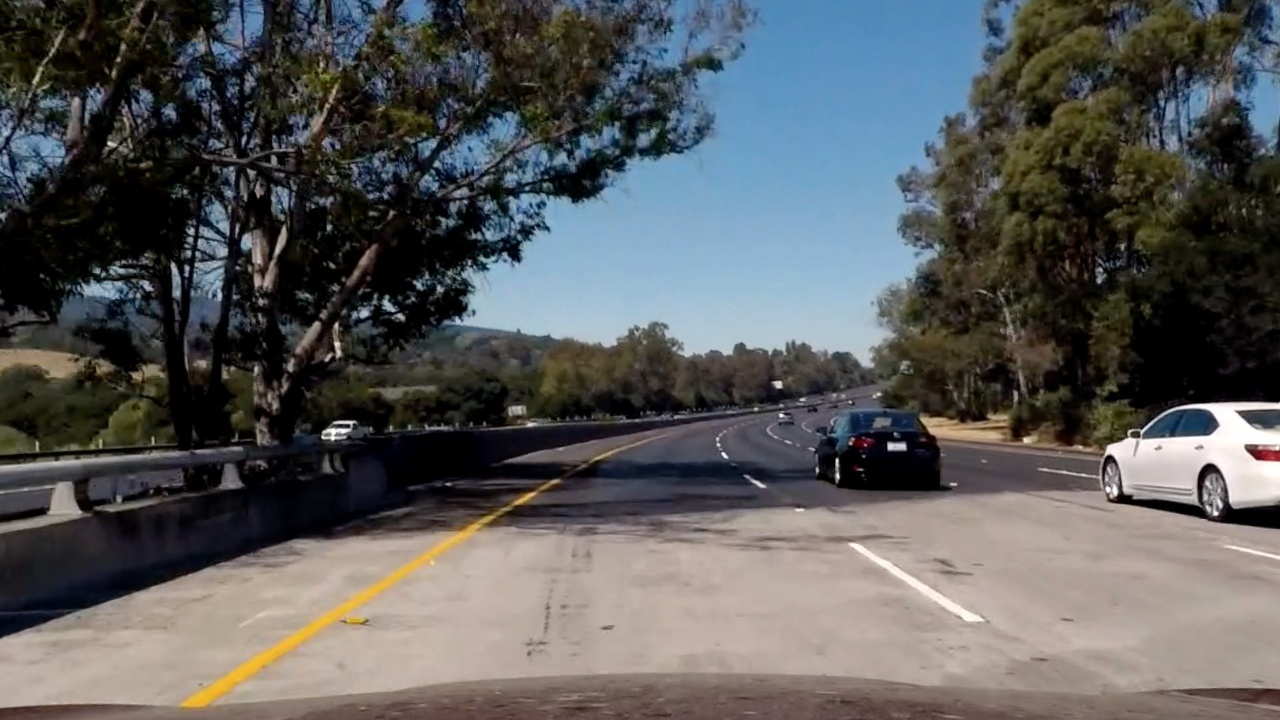
#> input picture P02_AdvancedLaneLines/input/exercise_images/bridge_shadow.jpg, 1280 x 720 px
$ python main.py   (older library calls are emulated)
#> lines starting #> are read from the running program, lines starting #| are printed output that depends on the picture
### P02_AdvancedLaneLines/src/preprocess_helpers.py
import numpy as np
import cv2
import matplotlib.pyplot as plt
import matplotlib.image as mpimg
from globals import *

# image = mpimg.imread('../input/exercise_images/signs_vehicles_xygrad.png')
image = mpimg.imread('../input/exercise_images/bridge_shadow.jpg')
#> image is the input picture: shape (720, 1280, 3); mean R, G, B 89.7, 90.6, 90.8


# [255 lines left out: functions multichannel_canny, abs_sobel_thresh, mag_thresh, dir_threshold, bin_logical_or, bin_count and 4 more, not called in this run]


def get_perspective_transform(persp_path, persp_ref_points, show_dbg=False):  # added one image to the left and right
    print("Calculating perspective matrix...", end=" ")
    image = mpimg.imread(persp_path)
    height1 = image.shape[0] - 1
    width = image.shape[1]

    extended_image = True  # set to True to calc. with one added image to the left and right
    if extended_image:
        offset = width
        offsets = np.array(([[offset, 0.]] * 4), dtype=np.float32)
        persp_ref_points += offsets
        if show_dbg:
            image = extend(image)

    left, right = persp_ref_points[0][0], persp_ref_points[3][0]
    dst = np.float32([[left, height1], [left, 0], [right, 0], [right, height1]]).reshape(4, 2)
    M = cv2.getPerspectiveTransform(persp_ref_points, dst)
    Minv = cv2.getPerspectiveTransform(dst, persp_ref_points)

    if show_dbg:
        plt.imshow(image)
        plt.title('Perspective transform source points')
        plt.plot(persp_ref_points[0][0], persp_ref_points[0][1], '.')
        plt.plot(persp_ref_points[1][0], persp_ref_points[1][1], '.')
        plt.plot(persp_ref_points[2][0], persp_ref_points[2][1], '.')
        plt.plot(persp_ref_points[3][0], persp_ref_points[3][1], '.')
        plt.show()

    print("done.")
    return M, Minv


# [237 lines left out: functions warp, find_lane_pixels_sliding_window, find_lane_pixels_around_poly, fit_polynomial, draw_polys_inplace, measure_radius_m, not called in this run]

def extend(img, show_dbg=False):
    """Don't forget to modify crop_ref!"""
    left = np.zeros_like(img)
    right = np.zeros_like(img)
    combined = np.hstack((left, img, right))
    if show_dbg:
        plt.imshow(combined)
        plt.show()
    return combined

# [42 lines left out: functions crop_ref, crop_left_third, img_add_border, bin_add_border, not called in this run]

### P02_AdvancedLaneLines/src/camera.py
from preprocess_helpers import *
import numpy as np
import cv2
import glob
import matplotlib.pyplot as plt
import os


class Camera:

    def __init__(self, images_path, pattern_size, persp_path, persp_ref_points, save_path=None, show_dbg=False):
        self.matrix = None
        self.distortion_coeffs = None
        self.perspective_matrix = None

        # Try to load the matrix and distortion_coeffs from file.
        if save_path:
            success = self.load(save_path)
            if success:
                print('WARNING: calibration data is loaded from a file. Delete the file and run again to force a recalibration:', save_path)
                return

        # If failed to load: generate and save
        self.calibrate(images_path, pattern_size, show_dbg and False)
        self.perspective_matrix, self.perspective_inv_matrix = get_perspective_transform(persp_path, persp_ref_points, show_dbg and True)
        self.save(save_path)

    def save(self, path):
        """Saves the camera matrix and distortion coefficients to the file."""
        print('Saving to file:', path, end=" ")
        file = cv2.FileStorage(path, cv2.FILE_STORAGE_WRITE)
        file.write("mtx", self.matrix)
        file.write("dist", self.distortion_coeffs)
        file.write("persp", self.perspective_matrix)
        file.write("persp_inv", self.perspective_inv_matrix)
        file.release()
        print('done.')

    def load(self, path):
        """Loads the camera matrix and distortion coefficients from the file."""
        print('Loading from file:', path, end=" ")
        if os.path.exists(path):
            file = cv2.FileStorage(path, cv2.FILE_STORAGE_READ)
            self.matrix = file.getNode("mtx").mat()
            self.distortion_coeffs = file.getNode("dist").mat()
            self.perspective_matrix = file.getNode("persp").mat()
            self.perspective_inv_matrix = file.getNode("persp_inv").mat()
            file.release()
            print('done.')
            return True
        else:
            print("failed. File doesn't exist, calibration is needed.")
            return False

    def calibrate(self, images_path, pattern_size, show_dbg=False):
        print('Calibrating...', end=" ")
        # prepare object points, like (0,0,0), (1,0,0), (2,0,0) ....,(6,5,0)
        objp = np.zeros((6*9, 3), np.float32)
        objp[:, :2] = np.mgrid[0:9, 0:6].T.reshape(-1, 2)

        # Arrays to store object points and image points from all the images.
        objpoints = []  # 3d points in real world space
        imgpoints = []  # 2d points in image plane.

        images_paths = glob.glob(images_path)

        # determine image size
        imgshape = cv2.imread(images_paths[0]).shape

        # Step through the list and search for chessboard corners
        for fname in images_paths:
            img = cv2.imread(fname)
            gray = cv2.cvtColor(img, cv2.COLOR_BGR2GRAY)

            # Find the chessboard corners
            ret, corners = cv2.findChessboardCorners(gray, pattern_size, None)

            # If found, add object points, image points
            if ret:
                objpoints.append(objp)
                imgpoints.append(corners)

                # Draw and display the corners
                img = cv2.drawChessboardCorners(img, pattern_size, corners, ret)
                if show_dbg:
                    cv2.imshow('img', img)
                    cv2.waitKey(350)

        if show_dbg:
            cv2.destroyAllWindows()

        ret, mtx, dist, rvecs, tvecs = cv2.calibrateCamera(objpoints, imgpoints, (imgshape[1], imgshape[0]), None, None)
        if ret:
            self.matrix = mtx
            self.distortion_coeffs = dist
        else:
            assert False, 'Calibration failed'

        print('done.')
        return ret, mtx, dist, rvecs, tvecs

    def undistort(self, image):
        try:
            undistorted = cv2.undistort(image, self.matrix, self.distortion_coeffs)
            return undistorted
        except Exception as e:
            print('Undistortion error:', str(e))

    def generate_test_images(self, images_path, output_dir):
        """images_paths can contain * wildcard."""
        print('Generating camera undistortion test images...', end=" ")
        if not os.path.exists(output_dir):
            os.mkdir(output_dir)
        images_paths = glob.glob(images_path)
        for fname in images_paths:
            src = cv2.imread(fname)
            dst = self.undistort(src)
            path = output_dir + os.path.basename(fname)
            plt.imsave(path, dst)
        print('done.')

### P02_AdvancedLaneLines/src/image_processor.py
from preprocess_helpers import *
from line import Line
from line_history import LineHistory
from globals import *


class ImageProcessor:
    """Singleton-like. All methods are static. Do not instantiate."""
    camera = None
    frame_count = 0
    txt = ""
    left_history = None
    right_history = None

    @classmethod
    def init(cls, size, camera, line_histories = None, show_dbg=False):
        cls.camera = camera
        cls.frame_count = 0
        cls.txt1 = ""
        if line_histories:
            cls.left_history = line_histories[0]
            cls.right_history = line_histories[1]

    @classmethod
    def reset(cls):
        cls.frame_count = 0
        #cls.mask = cls.default_mask

    @classmethod
    def has_history(cls):
        return cls.left_history and cls.right_history

    # [135 lines left out: functions sanity_checks, sanity_to_img, do, show, not called in this run]

### P02_AdvancedLaneLines/src/main.py
from globals import *
import matplotlib.image as mpimg
from camera import Camera
# from preprocess_helpers import *
from image_processor import *
import numpy as np
import os
from moviepy.editor import VideoFileClip
from line_history import LineHistory


# configure settings here
CFG['history_length'] = 6  # in frame count
CFG['ym_per_pix'] = 30./720  # meters per pixel in y dimension
CFG['xm_per_pix'] = 3.7/700  # meters per pixel in x dimension
CFG['camera_calib_file'] = '../camera_calib.json'
CFG['calibration_image_path'] = '../input/camera_cal/calibration*.jpg'
CFG['road_images'] = '../input/road_images/'
CFG['calibration_test_target_dir'] = '../output/image_test_undistortion/'
CFG['perspective_calib_img'] = '../input/road_images/straight_lines2.jpg'
CFG['perspective_calib_pts'] = np.float32([[217, 719], [593, 450], [689, 450], [1112, 719]])
CFG['videos_dir'] = '../input/videos/'
# out dirs
CFG['road_images_out_dir'] =  '../output/road_images/'
CFG['videos_out_dir'] = '../output/videos/'


# because it is not possible to pass data to callbacks, ugly globals are needed
GLOBAL['camera'] = None
GLOBAL['frame_cnt'] = 0


# [10 lines left out: function process_still_images, not called in this run]


def process_video(video_path):
    print('Processing video:', video_path, '...')
    if not os.path.exists(CFG['videos_out_dir']):
        os.mkdir(CFG['videos_out_dir'])

    basename = os.path.basename(video_path)
    outpath = CFG['videos_out_dir'] + basename
    clip = VideoFileClip(video_path, audio=False).subclip(0, 10)  ################################ TODO: use full videos
    #clip = VideoFileClip(video_path, audio=False)

    # Reinit for each video of possible different image sizes
    histories = (LineHistory('left'), LineHistory('right'))
    ImageProcessor.init((clip.w, clip.h), GLOBAL['camera'], histories, show_dbg=True)
    result_clip = clip.fl_image(ImageProcessor.do)
    result_clip.write_videofile(outpath)
    result_clip.close()
    clip.close()
    print('Saved to:', outpath)


def main():
    GLOBAL['camera'] = Camera(CFG['calibration_image_path'],
                              pattern_size=(9, 6),
                              save_path=CFG['camera_calib_file'],
                              persp_path=CFG['perspective_calib_img'],
                              persp_ref_points=CFG['perspective_calib_pts'],
                              show_dbg=True,
                              )
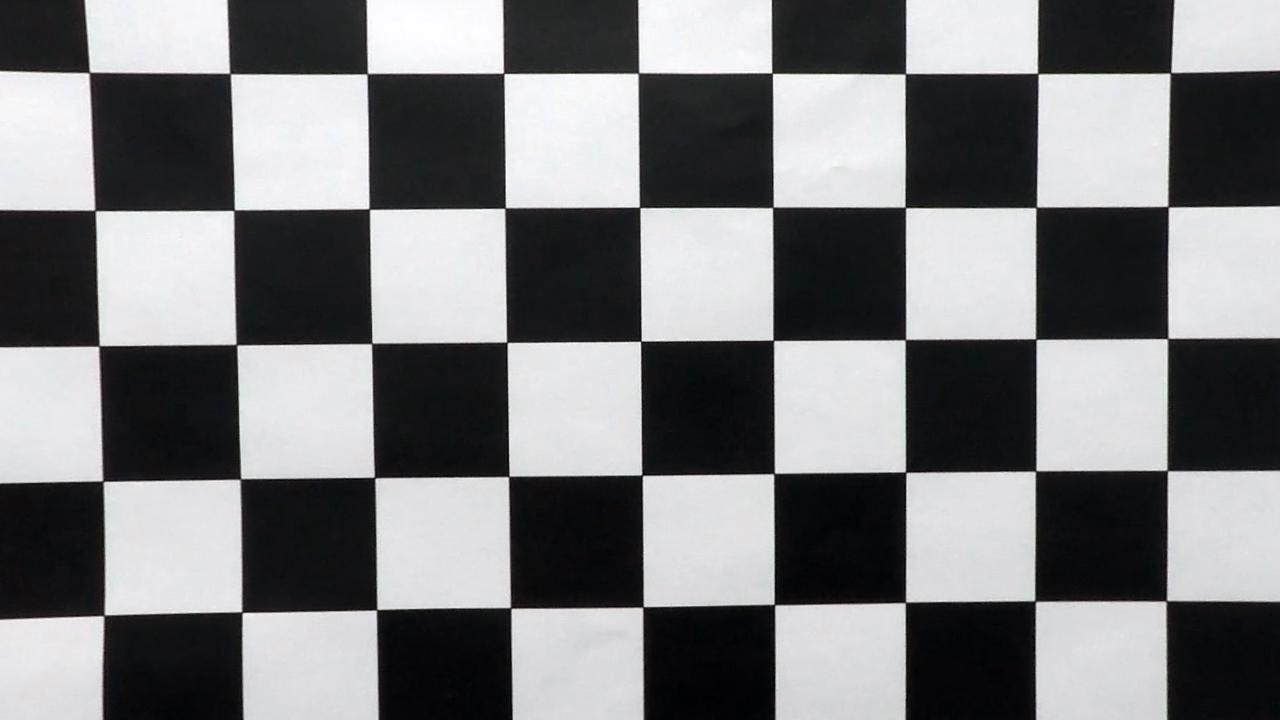
#> input picture P02_AdvancedLaneLines/input/camera_cal/calibration1.jpg, 1280 x 720 px
#> in calibrate, `imgshape = cv2.imread(images_paths[0]).shape`: imgshape = (720, 1280, 3)
#> in calibrate, img is the input picture: shape (720, 1280, 3); mean B, G, R 125.8, 124, 123.6
#> in calibrate, `ret, corners = cv2.findChessboardCorners(gray, pattern_size, None)`: ret = False; corners = None
#> in calibrate, `ret, mtx, dist, rvecs, tvecs = cv2.calibrateCamera(objpoints, imgpoint..`: ret = 0.984; mtx = [[1040.3, 0, 708], [0, 1050.4, 260.7], [0, 0, 1]]; dist = [[-0.19, 0.838, 0.00234, 0.0222, -1]]; rvecs = ([0.424, -0.252, 0.0559], [-0.0107, 0.362, -0.0298]); tvecs = ([-2.77, 1.37, 17.32], [-18.65, -0.0187, 28.24])
#> in calibrate, `self.matrix = mtx`: self.matrix = [[1040.3, 0, 708], [0, 1050.4, 260.7], [0, 0, 1]]
#> in calibrate, `self.distortion_coeffs = dist`: self.distortion_coeffs = [[-0.19, 0.838, 0.00234, 0.0222, -1]]
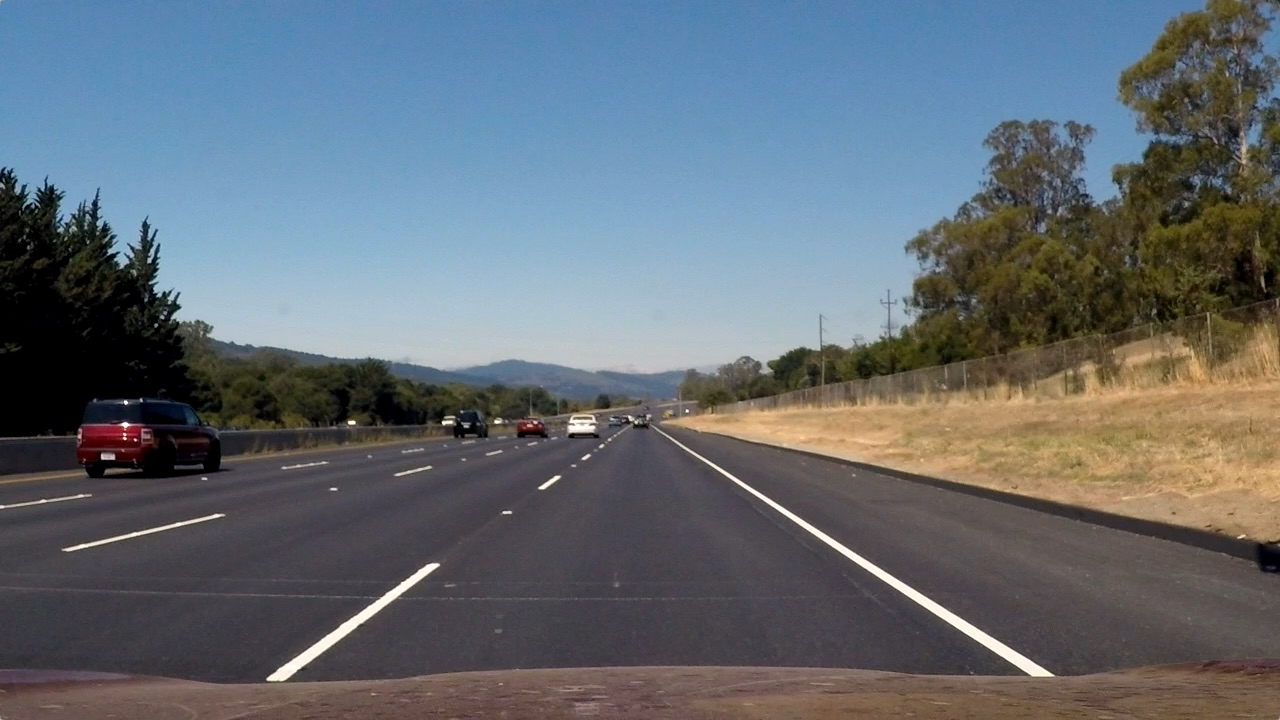
#> input picture P02_AdvancedLaneLines/input/road_images/straight_lines2.jpg, 1280 x 720 px
#> in get_perspective_transform, image is the input picture: shape (720, 1280, 3); mean R, G, B 99.4, 107.7, 115.1
#> in extend, `combined = np.hstack((left, img, right))`:
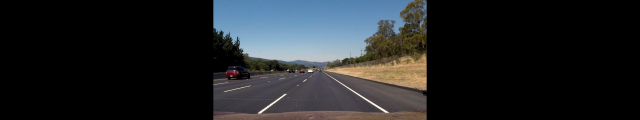
#> combined: shape (720, 3840, 3) (shown at 1/6 size); mean R, G, B 33.1, 35.9, 38.4
#> in get_perspective_transform, `plt.show()`:
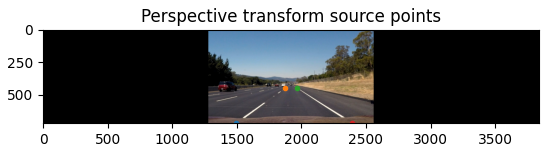
#> figure drawn by matplotlib, 1 panel
    # Uncomment this to generate camera calibration test images:
    GLOBAL['camera'].generate_test_images(CFG['calibration_image_path'], CFG['calibration_test_target_dir'])
#> in undistort, `undistorted = cv2.undistort(image, self.matrix, self.distortion_coeffs)`:
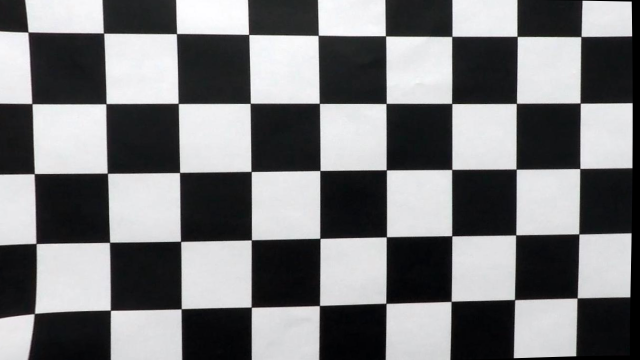
#> undistorted: shape (720, 1280, 3) (shown at 1/2 size); mean B, G, R 123.7, 122, 121.5

    img_source = mpimg.imread('../input/road_images/test4.jpg')
    ImageProcessor.init((img_source.shape[1], img_source.shape[0]), GLOBAL['camera'], show_dbg=True)

    #process_still_images()
    #process_video(CFG['videos_dir'] + 'project_video.mp4')
    process_video(CFG['videos_dir'] + 'challenge_video.mp4')
    process_video(CFG['videos_dir'] + 'harder_challenge_video.mp4')


if __name__ == '__main__':
    main()
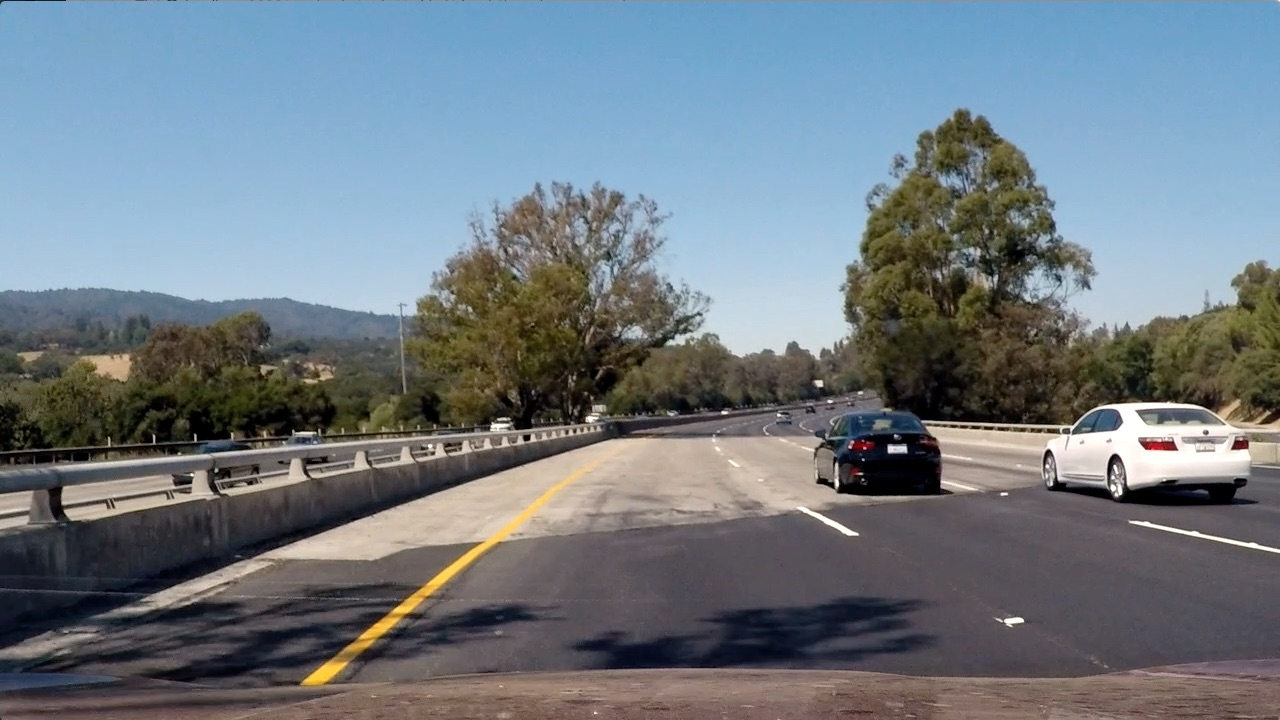
#> input picture P02_AdvancedLaneLines/input/road_images/test4.jpg, 1280 x 720 px
#> in main, img_source is the input picture: shape (720, 1280, 3); mean R, G, B 112.2, 122.7, 130.9
#> (the call stopped at in process_video, `clip = VideoFileClip(video_path, audio=False).subclip(0, 10)`: moviepy is not available in this run)
#> (the call stopped at in process_video, `clip = VideoFileClip(video_path, audio=False).subclip(0, 10)`: moviepy is not available in this run)
